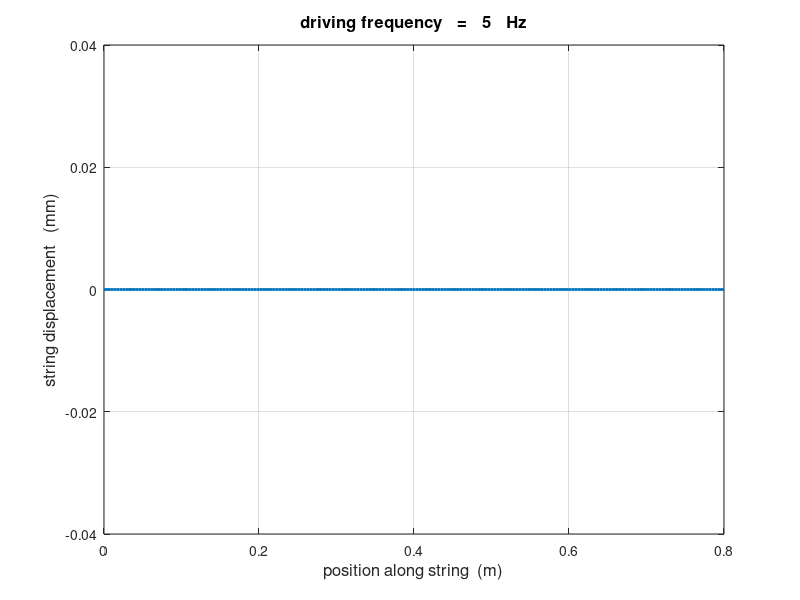

Here is the MATLAB script that generated this plot: (Note: this script raises an error after producing the figure.)
% osc-string_driven.m

% Ian Cooper
% School of Physics, University of Sydney
% Doing Physics online  
% ../mphome.htm
% email:  cooper@physics.usyd.edu.au


% Vibrations of a string driven by a sinusoidal source function
% Natural frequencies of vibration and Resonance

clear all
close all
clc

disp('   ');
disp('   String driven by a constant frequency source at x = 0');
disp('   ');
disp('   Natural frequencies of vibration: f = 625, 1250, 1875, 2500, 3125, ...  Hz')
disp('    ');

fD = input('Input driving frequency [Hz]  ');



Nx = 200;                   % no. x values
Nt = 10000;                  % no. time increments
Nstep = 25;                 % animation step
Nf = 1:5;                   % number of harmonics
NT = 5;                     % no. periods for animation
L = 0.8;                    % length of guitar strinfg [m]
FT = 400;                   % string tension [N]
mu = 4e-4;                  % linear density of string  [kg/m]

v = sqrt(FT/mu);            % speed of transverse wave along string
wL1 = 2*L;                  % fundamental wavelength   [m] 
f1 =  v / wL1;              % fundamental frequency    [Hz]
T1 = 1/f1;                  % period of fundamental
f = f1 * Nf;                % harmonic frequencies
wD = 2*pi*fD;               % angular frequency of driving force
A = 0.002;                  % amplitude of driving force

x = linspace(0,L,Nx);       % position along string
dx = x(2)-x(1);             
dt = 0.2*dx / v;            % dt < dx / v
t = 0:dt:Nt*dt;             % time

K = (v * dt / dx)^2;        % constant

y = zeros(Nt,Nx);           % initilize wave function
y(:,end) = 0;               % boundary condition at end of tube

for ct = 1:Nt
   y(ct,1) = A .* sin(wD .* t(ct));     % time variation of driving force
end

% Solving the Wave equation by FDTD method --------------------------------
for ct = 2 : Nt-1
   for cx = 2 : Nx-1
     y(ct+1,cx) = 2*y(ct,cx) - y(ct-1,cx) + K * (y(ct,cx+1) - 2* y(ct,cx) + y(ct,cx-1));
   end
end

tm1 = 'driving frequency   =   ';
tm2 = num2str(fD,'%4.0f \n');
tm3 = '   Hz';
tm = [tm1 tm2 tm3];

% Graphics ---------------------------------------------------------------
figure(1)
fs = 12;
set(gcf,'Units','Normalized');
set(gcf,'Position',[0.2 0.2 0.35 0.3]);
set(gcf,'color',[1 1 1]);
set(gca,'fontsize',12);
ymax = 0.04;
plot(x,y(1,:),'linewidth',2);
axis([0 L -ymax ymax]);
grid on
xlabel('position along string  (m)','fontsize',fs);
ylabel('string displacement   (mm)','fontsize',fs);
title(tm,'fontsize',12);

M = getframe(gcf);
[im,map] = rgb2ind(M.cdata,256,'dither');  %RGB to indexed images
im(1,1,1,1) = 0;

cc = 1;
for ct = 1: Nstep: Nt
   plot(x,y(ct,:),'linewidth',2);
   axis([0 L -ymax ymax]);
   set(gca,'Ytick',[-0.04 -0.02 0 0.02 0.04]);
   grid on
   xlabel('position along string  (m)','fontsize',12);
   ylabel('string displacement   (mm)','fontsize',12);
   title(tm,'fontsize',12)
   set(gca,'fontsize',12);
   pause(eps)
   
    M = getframe(gcf) ;
    cc = cc+1;
    im(:,:,1,cc) = rgb2ind(M.cdata,map,'dither');
   
end

% SAVE or NOT SAVE animated gif +++++++++++++++++++++++++++++++++++++++++

delay = 0;
ag_name = 'ag_driven.gif';   % file name for animated gif
imwrite(im,map,ag_name,'DelayTime',delay,'LoopCount',inf);
